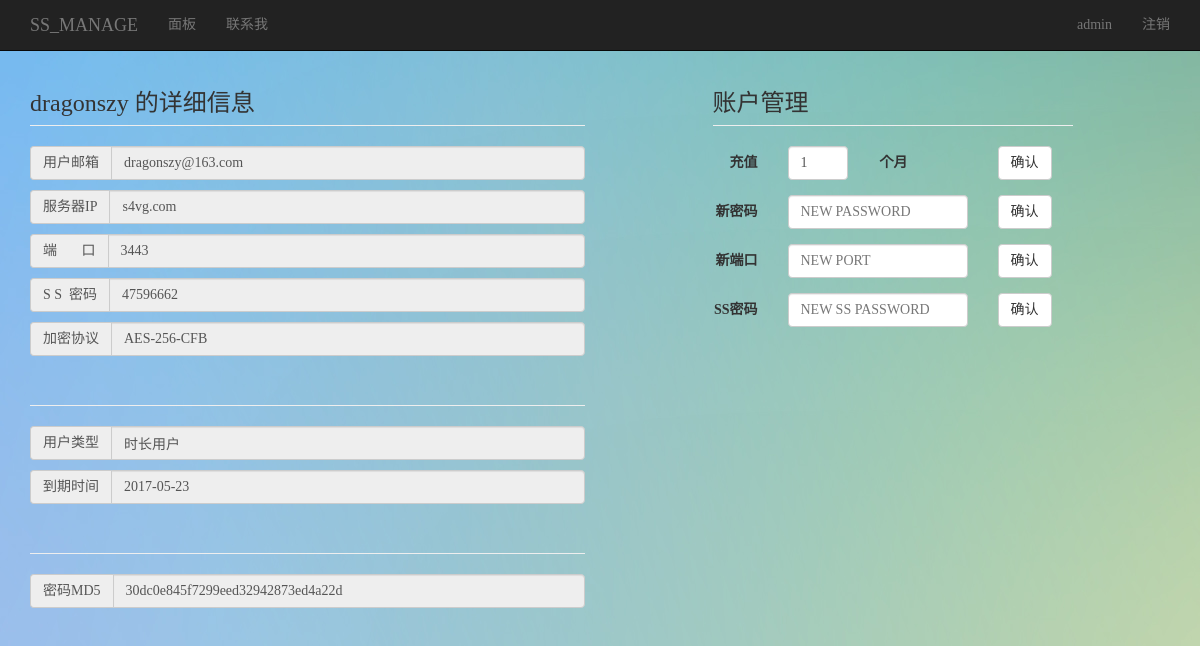
Screenshot of /manage.php?account=dragonszy (signed in) with the database file from the repository.
### tables this page shows
CREATE TABLE IF NOT EXISTS `user` (
  `port` int(11) NOT NULL,
  `uname` varchar(20) NOT NULL,
  `upasswd` varchar(32) NOT NULL,
  `ss_passwd` int(8) unsigned DEFAULT NULL,
  `email` varchar(100) NOT NULL,
  `active` int(11) DEFAULT NULL,
  `utype` int(11) DEFAULT NULL,
  `upload` bigint(20) DEFAULT NULL,
  `download` bigint(20) DEFAULT NULL,
  `transfer_limit` int(11) DEFAULT NULL,
  `exp` date DEFAULT NULL
);

### function.php (the view, shortened to what this page needs)
<?php
function print_navbar() {
    ?>
    <div class="navbar navbar-inverse navbar-fixed-top" role="navigation">
        <div class="container">
            <div class="navbar-header">
                <a class="navbar-brand" href="login.php">
                    SS_MANAGE
                </a>
            </div>
            <div class="collapse navbar-collapse">
                <ul class="nav navbar-nav">
                    <?PHP
                    $arr_pages = array(
                        array('panel.php', '面板'),
                        array('contact.php', '联系我')
                    );
                    $page = end(explode('/', $_SERVER['PHP_SELF']));
                    foreach ($arr_pages as $p) {
                        if ($p[0] == $page)
                            echo '<li class="active"><a href="#">' . $p[1] . '</a></li>';
                        else
                            echo '<li><a href="' . $p[0] . '">' . $p[1] . '</a></li>';
                    }
                    ?>
                </ul>
                <?PHP
                if (!empty($_SESSION["uname"])) {
                    ?>
                    <ul class="nav navbar-nav navbar-right">
                        <li>
                            <a href="index.php">
                                <?php echo $_SESSION['uname']; ?>
                            </a>
                        </li>
                        <li>
                            <a id="logout" href="logout.php">
                                注销
                            </a>
                        </li>
                    </ul><?PHP
                }
                ?>
            </div>
        </div>
    </div>
    <?PHP
}
?>
<?php
function echo_account_info($account) {
    $uname = $account;
    $query = "select port,ss_passwd,email,active,utype,exp,upload,download,transfer_limit from user where uname='$uname'";
    $row = mysql_fetch_array(mysql_query($query));
    $server = 's4vg.com';
    $port = $row['port'];
    $ss_passwd = $row['ss_passwd'];
    $email = $row['email'];
    $utype = $row['utype'];
    $exp = $row['exp'];
    $protocol = "AES-256-CFB";
    ?>
    <div class="input-group">
        <span class="input-group-addon">
            用户邮箱
        </span>
        <input type="text" value="<?php
        echo $email;
        ?>
               " disabled="disabled" class="form-control">
    </div>
    <div class="input-group">
        <span class="input-group-addon">
            服务器IP
        </span>
        <input type="text" value="<?php
        echo $server;
        ?>
               " disabled="disabled" class="form-control">
    </div>
    <div class="input-group">
        <span class="input-group-addon">
            端&nbsp;&nbsp;&nbsp;&nbsp;&nbsp;&nbsp;&nbsp;口
        </span>
        <input type="text" value="<?php
        echo $port;
        ?>
               " disabled="disabled" class="form-control">
    </div>
    <div class="input-group">
        <span class="input-group-addon">
            S&nbsp;S&nbsp;&nbsp;密码
        </span>
        <input type="text" value="<?php
        echo $ss_passwd;
        ?>
               " disabled="disabled" class="form-control">
    </div>
    <div class="input-group">
        <span class="input-group-addon">
            加密协议
        </span>
        <input type="text" value="<?php
        echo $protocol;
        ?>
               " disabled="disabled" class="form-control">
    </div>
    <h3 class="page-header">
    </h3>
    <div class="input-group">
        <span class="input-group-addon">
            用户类型
        </span>
        <input type="text" value="<?php
        if ($utype == 0) {
            echo "时长用户";
        } else {
            echo "流量用户";
        }
        ?>
               " disabled="disabled" class="form-control">
    </div>
    <?php if ($utype == 0) { ?>
        <div class="input-group">
            <span class="input-group-addon">
                到期时间
            </span>
            <input type="text" value="<?php
            echo $exp;
            ?>
                   " disabled="disabled" class="form-control">
        </div><?php
    }
}
function echo_passwd_md5($account) {
    $uname = $account;
    $query = "select upasswd from user where uname='$uname'";
    $row = mysql_fetch_array(mysql_query($query));
    ?>
    <h3 class="page-header">
    </h3>
    <div class="input-group">
        <span class="input-group-addon">
            密码MD5
        </span>
        <input type="text" value="<?php
        echo $row['upasswd'];
        ?>
               " disabled="disabled" class="form-control">
    </div>
    <?php
}
function echo_recharge($account) {
    $query = "select utype from user where uname='$account'";
    $row = mysql_fetch_array(mysql_query($query));
    if ($row['utype'] == 0) {
        ?><div class="col-md-12">
            <form class="form-horizontal" role="form" method="post" action=recharge_month.php>
                <div class="form-group">
                    <label class="col-md-pull-1 col-md-3 control-label">充值</label>
                    <div class="col-md-pull-1 col-md-3">
                        <input type="text" name="month" class="form-control"  value="1" >
                    </div>
                    <label class="col-md-pull-2 col-md-3 control-label">个月</label>
                    <div class="col-md-2 col-md-2">
                        <button type="submit" class="btn btn-default">确认</button>
                    </div>
                </div>
            </form>
        </div>
        </div><?PHP
    }
}
function echo_reset_passwd($account) {
    ?><div class="col-md-12">
        <form class="form-horizontal" role="form" method="post" action=resetpasswd.php>
            <div class="form-group">
                <label class="col-md-pull-1 col-md-3 control-label">新密码</label>
                <div class="col-md-pull-1 col-md-7">
                    <input type="text" name="upasswd" class="form-control"  placeholder="NEW PASSWORD" >
                </div>
                <div class="col-md-pull-1 col-md-2">
                    <button type="submit" class="btn btn-default">确认</button>
                </div>
            </div>
        </form>
    </div>
    <?PHP
}
function echo_reset_port($account) {
    ?><div class="col-md-12">
        <form class="form-horizontal" role="form" method="post" action=resetport.php>
            <div class="form-group">
                <label class="col-md-pull-1 col-md-3 control-label">新端口</label>
                <div class="col-md-pull-1 col-md-7">
                    <input type="text" name="port" class="form-control"  placeholder="NEW PORT" >
                </div>
                <div class="col-md-pull-1 col-md-2">
                    <button type="submit" class="btn btn-default">确认</button>
                </div>
            </div>
        </form>
    </div>
    <?PHP
}
function echo_reset_sspasswd($account) {
    ?><div class="col-md-12">
        <form class="form-horizontal" role="form" method="post" action=resetsspasswd.php>
            <div class="form-group">
                <label class="col-md-pull-1 col-md-3 control-label">SS密码</label>
                <div class="col-md-pull-1 col-md-7">
                    <input type="text" name="ss_passwd" class="form-control"  placeholder="NEW SS PASSWORD" >
                </div>
                <div class="col-md-pull-1 col-md-2">
                    <button type="submit" class="btn btn-default">确认</button>
                </div>
            </div>
        </form>
    </div>
    <?PHP
}
?>

### css/my.css (style rules this page uses)
body { padding-top: 50px; font-family: Microsoft YaHei; background-repeat: no-repeat; background-image: url(./background.jpg); }
.input-group { margin-bottom: 10px; }

### rows the page displays
user: email "dragonszy@163.com", port "3443", ss_passwd "47596662", utype "时长用户", exp "2017-05-23", upasswd "30dc0e845f7299eed32942873ed4a22d"

### other values shown
$p[1] "面板"
$p[1] "联系我"
$_SESSION['uname'] "admin"
$account "dragonszy"
